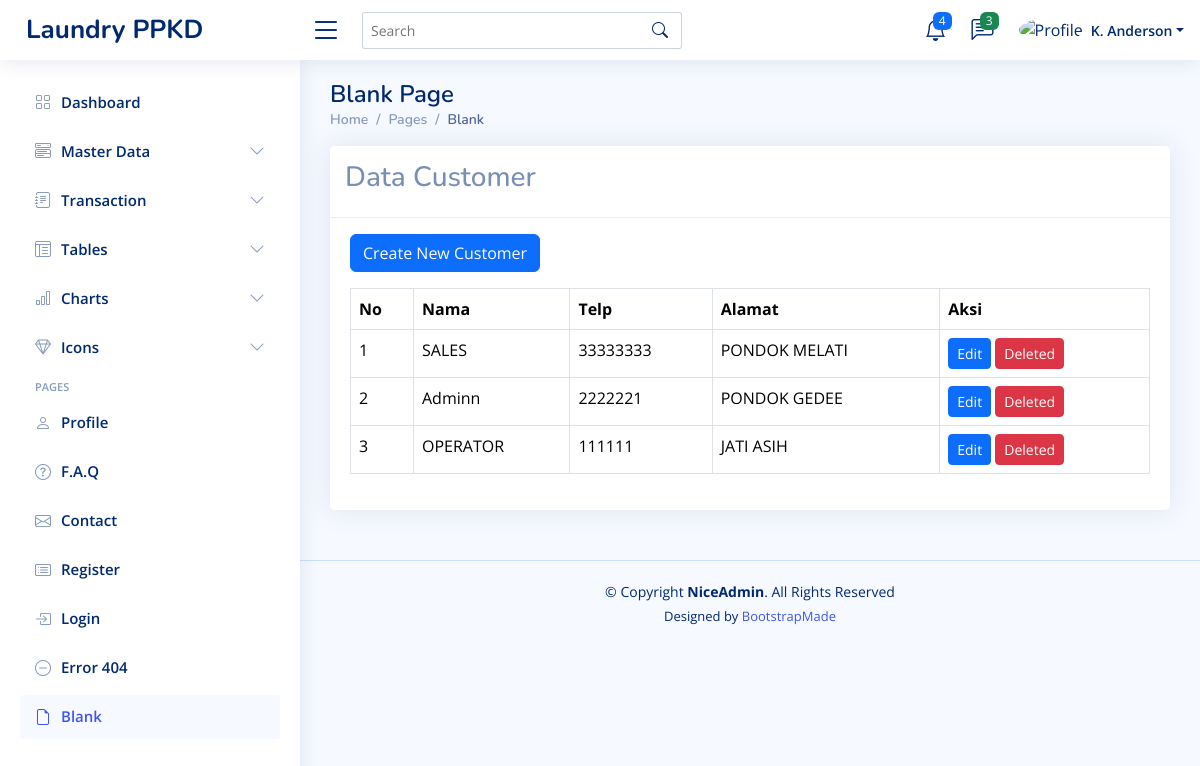
Screenshot of /dashboard.php?page=customer with the database file from the repository.
### tables this page shows
CREATE TABLE `customers` (
  `id` int(11) NOT NULL,
  `customer_name` varchar(50) NOT NULL,
  `customer_phone` int(15) NOT NULL,
  `customer_address` text DEFAULT NULL,
  `created_at` timestamp NOT NULL DEFAULT current_timestamp(),
  `updated_at` timestamp NULL DEFAULT NULL ON UPDATE current_timestamp()
);

### content/customer.php (the view, shortened to what this page needs)
<?php
$queryCustomer = mysqli_query($koneksi, "SELECT * FROM customers ORDER BY id DESC");
?>
<form action="" method="POST">
  <div class="row">
    <div class="col-sm-12">
      <div class="card">
        <div class="card-header">
          <h3>Data Customer</h3>
        </div>
        <div class="card-body">
          <div class="mb-3 mt-3">
            <a href="?page=add-customer" class="btn btn-primary">Create New Customer</a>
          </div>
          <table class="table table-bordered">
            <thead>
              <tr>
                <th>No</th>
                <th>Nama</th>
                <th>Telp</th>
                <th>Alamat</th>
                <th>Aksi</th>
              </tr>
            </thead>
            <tbody>
              <?php $no = 1;
              foreach ($queryCustomer as $row) : ?>
                <tr>
                  <td><?php echo $no++ ?></td>
                  <td><?php echo $row['customer_name'] ?></td>
                  <td><?php echo $row['customer_phone'] ?></td>
                  <td><?php echo $row['customer_address'] ?></td>
                  <td>
                    <a href="?page=add-customer&edit=<?php echo $row['id'] ?>" class="btn btn-primary btn-sm">Edit</a>
                    <a href="?page=customer&delete=<?php echo $row['id'] ?>" onclick="return confirm('Gueeee apushhh nichhh ngabbbss')" class="btn btn-danger btn-sm">Deleted</a>
                  </td>
                </tr>
              <?php endforeach ?>
            </tbody>
          </table>
        </div>
      </div>
    </div>
  </div>
</form>

### dashboard.php (shortened to what this page needs)
<!DOCTYPE html>
<html lang="en">
<head>
  <link href="assets/vendor/bootstrap/css/bootstrap.min.css" rel="stylesheet">
  <link href="assets/vendor/bootstrap-icons/bootstrap-icons.css" rel="stylesheet">
  <link href="assets/vendor/boxicons/css/boxicons.min.css" rel="stylesheet">
  <link href="assets/vendor/quill/quill.snow.css" rel="stylesheet">
  <link href="assets/vendor/quill/quill.bubble.css" rel="stylesheet">
  <link href="assets/vendor/remixicon/remixicon.css" rel="stylesheet">
  <link href="assets/vendor/simple-datatables/style.css" rel="stylesheet">
  <link href="assets/css/style.css" rel="stylesheet">
</head>
<body>
  <?php include 'inc/header.php' ?>
  <?php include 'inc/sidebar.php' ?>
  <main id="main" class="main">
    <div class="pagetitle">
      <h1>Blank Page</h1>
      <nav>
        <ol class="breadcrumb">
          <li class="breadcrumb-item"><a href="index.html">Home</a></li>
          <li class="breadcrumb-item">Pages</li>
          <li class="breadcrumb-item active">Blank</li>
        </ol>
      </nav>
    </div>
    <section class="section">
      <?php
      if (isset($_GET['page'])) {
        if (file_exists('content/' . $_GET['page'] . ".php")) {
          include 'content/' . $_GET['page'] . ".php";
        }
      } else {
        include "content/home.php";
      }
      ?>
    </section>
  </main>
  <?php include 'inc/footer.php' ?>
</body>
</html>

### inc/header.php (shortened to what this page needs)
<header id="header" class="header fixed-top d-flex align-items-center">
<div class="d-flex align-items-center justify-content-between">
  <a href="index.html" class="logo d-flex align-items-center">
    <span class="d-none d-lg-block">Laundry PPKD</span>
  </a>
  <i class="bi bi-list toggle-sidebar-btn"></i>
</div>
<div class="search-bar">
  <form class="search-form d-flex align-items-center" method="POST" action="#">
    <input type="text" name="query" placeholder="Search" title="Enter search keyword">
    <button type="submit" title="Search"><i class="bi bi-search"></i></button>
  </form>
</div>
<nav class="header-nav ms-auto">
  <ul class="d-flex align-items-center">
    <li class="nav-item dropdown">
      <a class="nav-link nav-icon" href="#" data-bs-toggle="dropdown">
        <i class="bi bi-bell"></i>
        <span class="badge bg-primary badge-number">4</span>
      </a>
    </li>
    <li class="nav-item dropdown">
      <a class="nav-link nav-icon" href="#" data-bs-toggle="dropdown">
        <i class="bi bi-chat-left-text"></i>
        <span class="badge bg-success badge-number">3</span>
      </a>
    </li>
    <li class="nav-item dropdown pe-3">
      <a class="nav-link nav-profile d-flex align-items-center pe-0" href="#" data-bs-toggle="dropdown">
        <img src="assets/img/profile-img.jpg" alt="Profile" class="rounded-circle">
        <span class="d-none d-md-block dropdown-toggle ps-2">K. Anderson</span>
      </a>
    </li>
  </ul>
</nav>
</header>

### inc/sidebar.php (shortened to what this page needs)
<aside id="sidebar" class="sidebar">
  <ul class="sidebar-nav" id="sidebar-nav">
    <li class="nav-item">
      <a class="nav-link collapsed" href="index.html">
        <i class="bi bi-grid"></i>
        <span>Dashboard</span>
      </a>
    </li>
    <li class="nav-item">
      <a class="nav-link collapsed" data-bs-target="#components-nav" data-bs-toggle="collapse" href="#">
        <i class="bi bi-menu-button-wide"></i><span>Master Data</span><i class="bi bi-chevron-down ms-auto"></i>
      </a>
    </li>
    <li class="nav-item">
      <a class="nav-link collapsed" data-bs-target="#forms-nav" data-bs-toggle="collapse" href="#">
        <i class="bi bi-journal-text"></i><span>Transaction</span><i class="bi bi-chevron-down ms-auto"></i>
      </a>
    </li>
    <li class="nav-item">
      <a class="nav-link collapsed" data-bs-target="#tables-nav" data-bs-toggle="collapse" href="#">
        <i class="bi bi-layout-text-window-reverse"></i><span>Tables</span><i class="bi bi-chevron-down ms-auto"></i>
      </a>
    </li>
    <li class="nav-item">
      <a class="nav-link collapsed" data-bs-target="#charts-nav" data-bs-toggle="collapse" href="#">
        <i class="bi bi-bar-chart"></i><span>Charts</span><i class="bi bi-chevron-down ms-auto"></i>
      </a>
    </li>
    <li class="nav-item">
      <a class="nav-link collapsed" data-bs-target="#icons-nav" data-bs-toggle="collapse" href="#">
        <i class="bi bi-gem"></i><span>Icons</span><i class="bi bi-chevron-down ms-auto"></i>
      </a>
    </li>
    <li class="nav-heading">Pages</li>
    <li class="nav-item">
      <a class="nav-link collapsed" href="users-profile.html">
        <i class="bi bi-person"></i>
        <span>Profile</span>
      </a>
    </li>
    <li class="nav-item">
      <a class="nav-link collapsed" href="pages-faq.html">
        <i class="bi bi-question-circle"></i>
        <span>F.A.Q</span>
      </a>
    </li>
    <li class="nav-item">
      <a class="nav-link collapsed" href="pages-contact.html">
        <i class="bi bi-envelope"></i>
        <span>Contact</span>
      </a>
    </li>
    <li class="nav-item">
      <a class="nav-link collapsed" href="pages-register.html">
        <i class="bi bi-card-list"></i>
        <span>Register</span>
      </a>
    </li>
    <li class="nav-item">
      <a class="nav-link collapsed" href="pages-login.html">
        <i class="bi bi-box-arrow-in-right"></i>
        <span>Login</span>
      </a>
    </li>
    <li class="nav-item">
      <a class="nav-link collapsed" href="pages-error-404.html">
        <i class="bi bi-dash-circle"></i>
        <span>Error 404</span>
      </a>
    </li>
    <li class="nav-item">
      <a class="nav-link " href="pages-blank.html">
        <i class="bi bi-file-earmark"></i>
        <span>Blank</span>
      </a>
    </li>
  </ul>
</aside>

### inc/footer.php
<footer id="footer" class="footer">
    <div class="copyright">
      &copy; Copyright <strong><span>NiceAdmin</span></strong>. All Rights Reserved
    </div>
    <div class="credits">
      Designed by <a href="https://bootstrapmade.com/">BootstrapMade</a>
    </div>
  </footer>

### assets/css/style.css (style rules this page uses)
:root { scroll-behavior: smooth; }
body { font-family: "Open Sans", sans-serif; background: #f6f9ff; color: #444444; }
a { color: #4154f1; text-decoration: none; }
h1, h2, h3, h4, h5, h6 { font-family: "Nunito", sans-serif; }
#main { margin-top: 60px; padding: 20px 30px; transition: all 0.3s; }
.pagetitle { margin-bottom: 10px; }
.pagetitle h1 { font-size: 24px; margin-bottom: 0; font-weight: 600; color: #012970; }
.card { margin-bottom: 30px; border: none; border-radius: 5px; box-shadow: 0px 0 30px rgba(1, 41, 112, 0.1); }
.card-header, .card-footer { border-color: #ebeef4; background-color: #fff; color: #798eb3; padding: 15px; }
.card-body { padding: 0 20px 20px 20px; }
.breadcrumb { font-size: 14px; font-family: "Nunito", sans-serif; color: #899bbd; font-weight: 600; }
.breadcrumb a { color: #899bbd; transition: 0.3s; }
.breadcrumb .breadcrumb-item::before { color: #899bbd; }
.breadcrumb .active { color: #51678f; font-weight: 600; }
.logo { line-height: 1; }
@media (min-width: 1200px) { .logo { width: 280px; } }
.logo span { font-size: 26px; font-weight: 700; color: #012970; font-family: "Nunito", sans-serif; }
.header { transition: all 0.5s; z-index: 997; height: 60px; box-shadow: 0px 2px 20px rgba(1, 41, 112, 0.1); background-color: #fff; padding-left: 20px; }
.header .toggle-sidebar-btn { font-size: 32px; padding-left: 10px; cursor: pointer; color: #012970; }
.header .search-bar { min-width: 360px; padding: 0 20px; }
.header .search-form { width: 100%; }
.header .search-form input { border: 0; font-size: 14px; color: #012970; border: 1px solid rgba(1, 41, 112, 0.2); padding: 7px 38px 7px 8px; border-radius: 3px; transition: 0.3s; width: 100%; }
.header .search-form button { border: 0; padding: 0; margin-left: -30px; background: none; }
.header .search-form button i { color: #012970; }
.header-nav ul { list-style: none; }
.header-nav>ul { margin: 0; padding: 0; }
.header-nav .nav-icon { font-size: 22px; color: #012970; margin-right: 25px; position: relative; }
.header-nav .nav-profile { color: #012970; }
.header-nav .nav-profile img { max-height: 36px; }
.header-nav .nav-profile span { font-size: 14px; font-weight: 600; }
.header-nav .badge-number { position: absolute; inset: -2px -5px auto auto; font-weight: normal; font-size: 12px; padding: 3px 6px; }
.sidebar { position: fixed; top: 60px; left: 0; bottom: 0; width: 300px; z-index: 996; transition: all 0.3s; padding: 20px; overflow-y: auto; scrollbar-width: thin; scrollbar-color: #aab7cf transparent; box-shadow: 0px 0px 20px rgba(1, 41, 112, 0.1); background-color: #fff; }
@media (min-width: 1200px) { #main, #footer { margin-left: 300px; } }
.sidebar-nav { padding: 0; margin: 0; list-style: none; }
.sidebar-nav li { padding: 0; margin: 0; list-style: none; }
.sidebar-nav .nav-item { margin-bottom: 5px; }
.sidebar-nav .nav-heading { font-size: 11px; text-transform: uppercase; color: #899bbd; font-weight: 600; margin: 10px 0 5px 15px; }
.sidebar-nav .nav-link { display: flex; align-items: center; font-size: 15px; font-weight: 600; color: #4154f1; transition: 0.3; background: #f6f9ff; padding: 10px 15px; border-radius: 4px; }
.sidebar-nav .nav-link i { font-size: 16px; margin-right: 10px; color: #4154f1; }
.sidebar-nav .nav-link.collapsed { color: #012970; background: #fff; }
.sidebar-nav .nav-link.collapsed i { color: #899bbd; }
.sidebar-nav .nav-link .bi-chevron-down { margin-right: 0; transition: transform 0.2s ease-in-out; }
.footer { padding: 20px 0; font-size: 14px; transition: all 0.3s; border-top: 1px solid #cddfff; }
.footer .copyright { text-align: center; color: #012970; }
.footer .credits { padding-top: 5px; text-align: center; font-size: 13px; color: #012970; }

### rows the page displays
customers: customer_name "SALES", customer_phone "33333333", customer_address "PONDOK MELATI"
customers: customer_name "Adminn", customer_phone "2222221", customer_address "PONDOK GEDEE"
customers: customer_name "OPERATOR", customer_phone "111111", customer_address "JATI ASIH"
